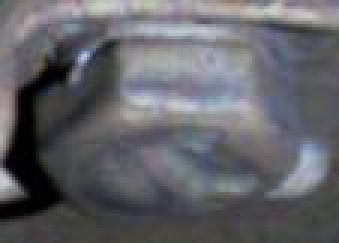
#> input picture other_images/BoltHead1_0.22475410084280764_N-T2-20231220-CRH380AL2614-01-B-01-0-TCZD-04-12.jpg, 113 x 81 px (shown 3 times larger); its folder holds 4 pictures in this run
$ python matching_mse_and_ssim.py   (older library calls are emulated)
#> lines starting #> are read from the running program, lines starting #| are printed output that depends on the picture; long printed decimals are rounded; pictures that were not available may be replaced by others from this repository, and a replacement may not be noted
import cv2
import numpy as np
from skimage.metrics import structural_similarity as compare_ssim
import time
import matplotlib.pyplot as plt
import os
from sklearn.linear_model import LogisticRegression
from sklearn.preprocessing import PolynomialFeatures
from sklearn.pipeline import make_pipeline
from sklearn.svm import SVC
from sklearn.preprocessing import StandardScaler
from sklearn.pipeline import make_pipeline
from sklearn.model_selection import GridSearchCV
from sklearn.metrics import accuracy_score, precision_score, recall_score, f1_score
import pandas as pd
import joblib


def mse(imageA, imageB):
    '''
    计算两个图像之间的规范化均方误差。
    输入
    imageA: 第一个图像
    imageB: 第二个图像
    输出
    similarity: 规范化的均方误差，作为相似度度量，范围在0到1之间。
    '''
    err = np.sum((imageA.astype("float") - imageB.astype("float")) ** 2)
    err /= float(imageA.shape[0] * imageA.shape[1])
    max_err = 255.0 ** 2
    similarity = 1 - (err / max_err)
    # 确保相似度在0到1之间
    similarity = max(0, min(similarity, 1))
    return similarity

def find_defects_by_comparison_sift_mse(original_image,template_image):
    '''
    输入
    original_image: 巡检时候拍摄的图像，即待检测图像
    template_image: 模板库的模板图像
    输出
    ssim: original_image和template_image的相似度，值为0-1。
    '''
    # 确保两张图片具有相同的尺寸
    if original_image.shape != template_image.shape:
        # 如果尺寸不同，将第二张图片调整为与第一张图片相同的尺寸
        template_image = cv2.resize(template_image, (original_image.shape[1], original_image.shape[0]))

    # 计算相似性度量
    mse_sim= mse(original_image, template_image)  #------------------------------------- 利用mse函数比较两个图的结构相似度
    return mse_sim

def find_defects_by_comparison_sift_ssim(original_image,template_image):
    '''
    输入
    original_image: 巡检时候拍摄的图像，即待检测图像
    template_image: 模板库的模板图像
    输出
    ssim: original_image和template_image的相似度，值为0-1。
    '''
    # 确保两张图片具有相同的尺寸
    if original_image.shape != template_image.shape:
        # 如果尺寸不同，将第二张图片调整为与第一张图片相同的尺寸
        template_image = cv2.resize(template_image, (original_image.shape[1], original_image.shape[0]))


    # 灰度化
    gray_image1 = cv2.cvtColor(original_image, cv2.COLOR_BGR2GRAY)
    gray_image2 = cv2.cvtColor(template_image, cv2.COLOR_BGR2GRAY)

    # 计算相似性度量

    ssim = compare_ssim(gray_image1, gray_image2)  #------------------------------------- 利用compare_ssim函数比较两个图的结构相似度

    # 显示结果图像
    # cv2.imshow("Matched Image Sift", matched_image)
    # cv2.waitKey(0)
    # cv2.destroyAllWindows()
    return ssim

def find_defects_by_comparison_Bolt_mse(original_image, threshold):
    have_defect = False
    gk_norm_folder = 'template_images'  # 模板库：存放正常的模板
    mse_list = []

    max_mse = 0
    max_mse_filename = ""

    for filename in os.listdir(gk_norm_folder):
        image_norm_path = os.path.join(gk_norm_folder, filename)
        template_image = cv2.imread(image_norm_path)

        try:
            mse_sim = find_defects_by_comparison_sift_mse(original_image, template_image)
        except:
            mse_sim = 0

        mse_list.append(mse_sim)

        if mse_sim > max_mse:
            max_mse = mse_sim
            max_mse_filename = filename

    mse_avg = sum(mse_list) / len(mse_list)
    print("mse最大相似度：", max_mse)
    print("mse平均相似度：", mse_avg)
    print(f"mse为{max_mse}来自{max_mse_filename} ")

    if max_mse > threshold:
        #print(f"{max_mse_filename} 未检测到缺陷")
        have_defect = False
    else:
        #print(f"{max_mse_filename} 检测到缺陷")
        have_defect = True

    return have_defect, max_mse


def find_defects_by_comparison_Bolt_ssim(original_image, threshold):
    have_defect = False
    gk_norm_folder = 'template_images'  # 模板库：存放正常的模板
    mse_list = []

    max_ssim = 0
    max_ssim_filename = ""

    for filename in os.listdir(gk_norm_folder):
        image_norm_path = os.path.join(gk_norm_folder, filename)
        template_image = cv2.imread(image_norm_path)

        try:
            ssim = find_defects_by_comparison_sift_ssim(original_image, template_image)
        except:
            ssim = 0

        mse_list.append(ssim)

        if ssim > max_ssim:
            max_ssim = ssim
            max_ssim_filename = filename

    ssim_avg = sum(mse_list) / len(mse_list)
    print("ssim最大相似度：", max_ssim)
    print("ssim平均相似度：", ssim_avg)
    print(f"ssim为{max_ssim}来自{max_ssim_filename} ")

    if max_ssim > threshold:
        #print(f"{max_ssim_filename} 未检测到缺陷")
        have_defect = False
    else:
        #print(f"{max_ssim_filename} 检测到缺陷")
        have_defect = True

    return have_defect, max_ssim


if __name__ == "__main__":
    threshold = 0.522
    gk_folder = 'other_images'
    mse_data = []  # MSE相似度数据
    ssim_data = [] # SSIM相似度数据
    defect_labels = []  # 标记是否有缺陷

    for filename in os.listdir(gk_folder):
        print(f'----------------{filename}------------------')
        image_path = os.path.join(gk_folder, filename)
        original_image = cv2.imread(image_path)
#> original_image is the input picture: shape (81, 113, 3); mean B, G, R 104.6, 99.2, 99
        _, mse_sim = find_defects_by_comparison_Bolt_mse(original_image, threshold)
#> in mse, `err = np.sum((imageA.astype("float") - imageB.astype("float")) ** 2)`: err = 0
#> in mse, `similarity = 1 - (err / max_err)`: similarity = 1
#| mse最大相似度： 1.0
#| mse平均相似度： 1.0
#| mse为1.0来自BoltHead1_0.22475410084280764_N-T2-20231220-CRH380AL2614-01-B-01-0-TCZD-04-12.jpg
#> mse_sim = 1
        _, ssim = find_defects_by_comparison_Bolt_ssim(original_image, threshold)
#> in find_defects_by_comparison_sift_ssim, `gray_image1 = cv2.cvtColor(original_image, cv2.COLOR_BGR2GRAY)`:
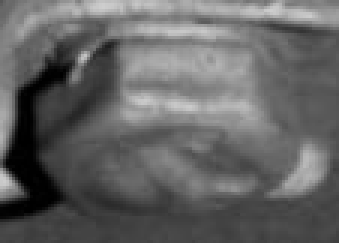
#> gray_image1: shape (81, 113) (shown 3 times larger); min 0, max 206, mean 99.7
#| ssim最大相似度： 1.0
#| ssim平均相似度： 1.0
#| ssim为1.0来自BoltHead1_0.22475410084280764_N-T2-20231220-CRH380AL2614-01-B-01-0-TCZD-04-12.jpg
#> ssim = 1

        real_defect = filename.startswith("F")
        defect_labels.append(real_defect)
        mse_data.append(mse_sim)
        ssim_data.append(ssim)
#> pass 2 of the loop `for filename in os.listdir(gk_folder):`:
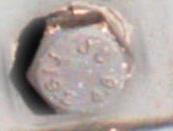
#> input picture other_images/F0006d115.jpg, 173 x 131 px
#> original_image is the input picture: shape (131, 173, 3); mean B, G, R 159.6, 163, 173.3
#> in find_defects_by_comparison_sift_mse (call 2), `template_image = cv2.resize(template_image, (original_image.shape[1], ..`:
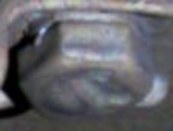
#> template_image: shape (131, 173, 3); mean B, G, R 104.4, 99, 98.8
#> in find_defects_by_comparison_sift_mse (call 2), `mse_sim= mse(original_image, template_image)`: mse_sim = 0.692
#| mse最大相似度： 0.6915
#| mse平均相似度： 0.6915
#| mse为0.6915235874288166来自BoltHead1_0.22475410084280764_N-T2-20231220-CRH380AL2614-01-B-01-0-TCZD-04-12.jpg
#> gray_image1: shape (131, 173)
#> in find_defects_by_comparison_sift_ssim (call 2), `gray_image2 = cv2.cvtColor(template_image, cv2.COLOR_BGR2GRAY)`:
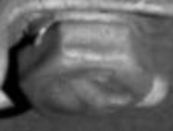
#> gray_image2: shape (131, 173); min 0, max 205, mean 99.6
#> in find_defects_by_comparison_sift_ssim (call 2), `ssim = compare_ssim(gray_image1, gray_image2)`: ssim = 0.252
#| ssim最大相似度： 0.252
#| ssim平均相似度： 0.252
#| ssim为0.2519558395193223来自BoltHead1_0.22475410084280764_N-T2-20231220-CRH380AL2614-01-B-01-0-TCZD-04-12.jpg
#> pass 3 of the loop `for filename in os.listdir(gk_folder):`:
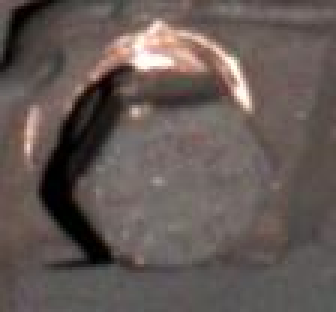
#> input picture other_images/F00153.jpg, 112 x 104 px (shown 3 times larger)
#> original_image is the input picture: shape (104, 112, 3); mean B, G, R 85.2, 89, 100
#> in find_defects_by_comparison_sift_mse (call 3), `template_image = cv2.resize(template_image, (original_image.shape[1], ..`:
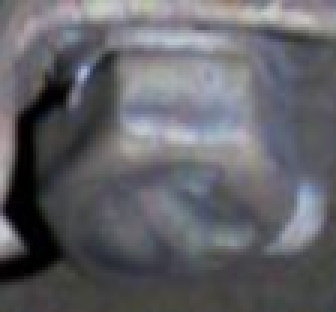
#> template_image: shape (104, 112, 3) (shown 3 times larger); mean B, G, R 104.4, 99, 98.8
#> in find_defects_by_comparison_sift_mse (call 3), `mse_sim= mse(original_image, template_image)`: mse_sim = 0.887
#| mse最大相似度： 0.8869
#| mse平均相似度： 0.8869
#| mse为0.8868940147703124来自BoltHead1_0.22475410084280764_N-T2-20231220-CRH380AL2614-01-B-01-0-TCZD-04-12.jpg
#> gray_image1: shape (104, 112)
#> in find_defects_by_comparison_sift_ssim (call 3), `gray_image2 = cv2.cvtColor(template_image, cv2.COLOR_BGR2GRAY)`:
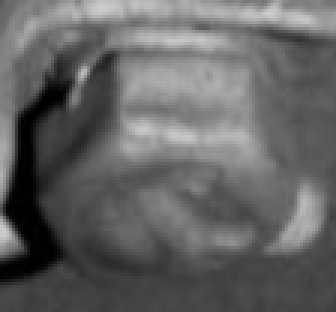
#> gray_image2: shape (104, 112) (shown 3 times larger); min 0, max 204, mean 99.6
#> in find_defects_by_comparison_sift_ssim (call 3), `ssim = compare_ssim(gray_image1, gray_image2)`: ssim = 0.266
#| ssim最大相似度： 0.2662
#| ssim平均相似度： 0.2662
#| ssim为0.26615498601402254来自BoltHead1_0.22475410084280764_N-T2-20231220-CRH380AL2614-01-B-01-0-TCZD-04-12.jpg
#> the loop made 4 passes; the first 3 are shown

    # 准备数据
    X = np.column_stack((mse_data, ssim_data))
    y = np.array(defect_labels)

    # 创建SVM模型和参数网格
    svc = SVC(probability=True, kernel='rbf')
    parameters = {
        'svc__C': [0.1, 1, 10, 100],
        'svc__gamma': [1, 0.1, 0.01, 0.001]
    }
    # model = make_pipeline(StandardScaler(), svc)
    #
    # # 进行网格搜索
    # clf = GridSearchCV(model, parameters, cv=5)
    # clf.fit(X, y)
    #
    # # 获取最佳参数并重新训练模型
    # best_model = clf.best_estimator_
    # print("Best parameters found: ", clf.best_params_)

    ## 保存模型到文件
    #joblib.dump(best_model, 'best_model.joblib')
#> (the run stopped early here; a loop or call above may not have finished)
